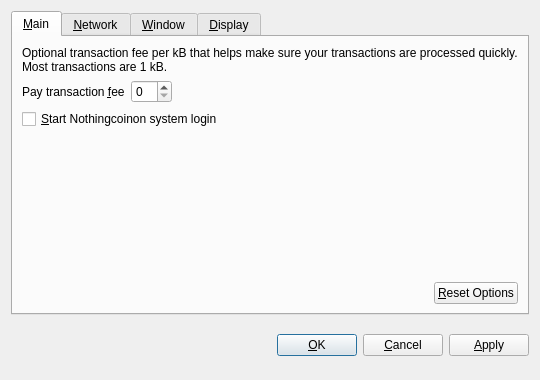
<?xml version="1.0" encoding="UTF-8"?>
<ui version="4.0">
 <class>OptionsDialog</class>
 <widget class="QDialog" name="OptionsDialog">
  <property name="geometry">
   <rect>
    <x>0</x>
    <y>0</y>
    <width>540</width>
    <height>380</height>
   </rect>
  </property>
  <property name="windowTitle">
   <string>Options</string>
  </property>
  <property name="modal">
   <bool>true</bool>
  </property>
  <layout class="QVBoxLayout" name="verticalLayout">
   <item>
    <widget class="QTabWidget" name="tabWidget">
     <property name="tabPosition">
      <enum>QTabWidget::North</enum>
     </property>
     <property name="currentIndex">
      <number>0</number>
     </property>
     <widget class="QWidget" name="tabMain">
      <attribute name="title">
       <string>&amp;Main</string>
      </attribute>
      <layout class="QVBoxLayout" name="verticalLayout_Main">
       <item>
        <widget class="QLabel" name="transactionFeeInfoLabel">
         <property name="text">
          <string>Optional transaction fee per kB that helps make sure your transactions are processed quickly. Most transactions are 1 kB.</string>
         </property>
         <property name="textFormat">
          <enum>Qt::PlainText</enum>
         </property>
         <property name="wordWrap">
          <bool>true</bool>
         </property>
        </widget>
       </item>
       <item>
        <layout class="QHBoxLayout" name="horizontalLayout_1_Main">
         <item>
          <widget class="QLabel" name="transactionFeeLabel">
           <property name="text">
            <string>Pay transaction &amp;fee</string>
           </property>
           <property name="textFormat">
            <enum>Qt::PlainText</enum>
           </property>
           <property name="buddy">
            <cstring>transactionFee</cstring>
           </property>
          </widget>
         </item>
         <item>
          <widget class="BitcoinAmountField" name="transactionFee"/>
         </item>
         <item>
          <spacer name="horizontalSpacer_1_Main">
           <property name="orientation">
            <enum>Qt::Horizontal</enum>
           </property>
           <property name="sizeHint" stdset="0">
            <size>
             <width>40</width>
             <height>20</height>
            </size>
           </property>
          </spacer>
         </item>
        </layout>
       </item>
       <item>
        <widget class="QCheckBox" name="bitcoinAtStartup">
         <property name="toolTip">
          <string>Automatically start Nothingcoinafter logging in to the system.</string>
         </property>
         <property name="text">
          <string>&amp;Start Nothingcoinon system login</string>
         </property>
        </widget>
       </item>
       <item>
        <spacer name="verticalSpacer_Main">
         <property name="orientation">
          <enum>Qt::Vertical</enum>
         </property>
         <property name="sizeHint" stdset="0">
          <size>
           <width>20</width>
           <height>40</height>
          </size>
         </property>
        </spacer>
       </item>
       <item>
        <layout class="QHBoxLayout" name="horizontalLayout_2_Main">
         <item>
          <spacer name="horizontalSpacer_2_Main">
           <property name="orientation">
            <enum>Qt::Horizontal</enum>
           </property>
           <property name="sizeHint" stdset="0">
            <size>
             <width>40</width>
             <height>20</height>
            </size>
           </property>
          </spacer>
         </item>
         <item>
          <widget class="QPushButton" name="resetButton">
           <property name="toolTip">
            <string>Reset all client options to default.</string>
           </property>
           <property name="text">
            <string>&amp;Reset Options</string>
           </property>
           <property name="autoDefault">
            <bool>false</bool>
           </property>
          </widget>
         </item>
        </layout>
       </item>
      </layout>
     </widget>
     <widget class="QWidget" name="tabNetwork">
      <attribute name="title">
       <string>&amp;Network</string>
      </attribute>
      <layout class="QVBoxLayout" name="verticalLayout_Network">
       <item>
        <widget class="QCheckBox" name="mapPortUpnp">
         <property name="toolTip">
          <string>Automatically open the Bitcoin client port on the router. This only works when your router supports UPnP and it is enabled.</string>
         </property>
         <property name="text">
          <string>Map port using &amp;UPnP</string>
         </property>
        </widget>
       </item>
       <item>
        <widget class="QCheckBox" name="connectSocks">
         <property name="toolTip">
          <string>Connect to the Bitcoin network through a SOCKS proxy (e.g. when connecting through Tor).</string>
         </property>
         <property name="text">
          <string>&amp;Connect through SOCKS proxy:</string>
         </property>
        </widget>
       </item>
       <item>
        <layout class="QHBoxLayout" name="horizontalLayout_Network">
         <item>
          <widget class="QLabel" name="proxyIpLabel">
           <property name="text">
            <string>Proxy &amp;IP:</string>
           </property>
           <property name="textFormat">
            <enum>Qt::PlainText</enum>
           </property>
           <property name="buddy">
            <cstring>proxyIp</cstring>
           </property>
          </widget>
         </item>
         <item>
          <widget class="QValidatedLineEdit" name="proxyIp">
           <property name="maximumSize">
            <size>
             <width>140</width>
             <height>16777215</height>
            </size>
           </property>
           <property name="toolTip">
            <string>IP address of the proxy (e.g. 127.0.0.1)</string>
           </property>
          </widget>
         </item>
         <item>
          <widget class="QLabel" name="proxyPortLabel">
           <property name="text">
            <string>&amp;Port:</string>
           </property>
           <property name="textFormat">
            <enum>Qt::PlainText</enum>
           </property>
           <property name="buddy">
            <cstring>proxyPort</cstring>
           </property>
          </widget>
         </item>
         <item>
          <widget class="QLineEdit" name="proxyPort">
           <property name="maximumSize">
            <size>
             <width>55</width>
             <height>16777215</height>
            </size>
           </property>
           <property name="toolTip">
            <string>Port of the proxy (e.g. 9050)</string>
           </property>
          </widget>
         </item>
         <item>
          <widget class="QLabel" name="socksVersionLabel">
           <property name="text">
            <string>SOCKS &amp;Version:</string>
           </property>
           <property name="textFormat">
            <enum>Qt::PlainText</enum>
           </property>
           <property name="buddy">
            <cstring>socksVersion</cstring>
           </property>
          </widget>
         </item>
         <item>
          <widget class="QValueComboBox" name="socksVersion">
           <property name="toolTip">
            <string>SOCKS version of the proxy (e.g. 5)</string>
           </property>
          </widget>
         </item>
         <item>
          <spacer name="horizontalSpacer_Network">
           <property name="orientation">
            <enum>Qt::Horizontal</enum>
           </property>
           <property name="sizeHint" stdset="0">
            <size>
             <width>40</width>
             <height>20</height>
            </size>
           </property>
          </spacer>
         </item>
        </layout>
       </item>
       <item>
        <spacer name="verticalSpacer_Network">
         <property name="orientation">
          <enum>Qt::Vertical</enum>
         </property>
         <property name="sizeHint" stdset="0">
          <size>
           <width>20</width>
           <height>40</height>
          </size>
         </property>
        </spacer>
       </item>
      </layout>
     </widget>
     <widget class="QWidget" name="tabWindow">
      <attribute name="title">
       <string>&amp;Window</string>
      </attribute>
      <layout class="QVBoxLayout" name="verticalLayout_Window">
       <item>
        <widget class="QCheckBox" name="minimizeToTray">
         <property name="toolTip">
          <string>Show only a tray icon after minimizing the window.</string>
         </property>
         <property name="text">
          <string>&amp;Minimize to the tray instead of the taskbar</string>
         </property>
        </widget>
       </item>
       <item>
        <widget class="QCheckBox" name="minimizeOnClose">
         <property name="toolTip">
          <string>Minimize instead of exit the application when the window is closed. When this option is enabled, the application will be closed only after selecting Quit in the menu.</string>
         </property>
         <property name="text">
          <string>M&amp;inimize on close</string>
         </property>
        </widget>
       </item>
       <item>
        <spacer name="verticalSpacer_Window">
         <property name="orientation">
          <enum>Qt::Vertical</enum>
         </property>
         <property name="sizeHint" stdset="0">
          <size>
           <width>20</width>
           <height>40</height>
          </size>
         </property>
        </spacer>
       </item>
      </layout>
     </widget>
     <widget class="QWidget" name="tabDisplay">
      <attribute name="title">
       <string>&amp;Display</string>
      </attribute>
      <layout class="QVBoxLayout" name="verticalLayout_Display">
       <item>
        <layout class="QHBoxLayout" name="horizontalLayout_1_Display">
         <item>
          <widget class="QLabel" name="langLabel">
           <property name="text">
            <string>User Interface &amp;language:</string>
           </property>
           <property name="textFormat">
            <enum>Qt::PlainText</enum>
           </property>
           <property name="buddy">
            <cstring>lang</cstring>
           </property>
          </widget>
         </item>
         <item>
          <widget class="QValueComboBox" name="lang">
           <property name="toolTip">
            <string>The user interface language can be set here. This setting will take effect after restarting Bitcoin.</string>
           </property>
          </widget>
         </item>
        </layout>
       </item>
       <item>
        <layout class="QHBoxLayout" name="horizontalLayout_2_Display">
         <item>
          <widget class="QLabel" name="unitLabel">
           <property name="text">
            <string>&amp;Unit to show amounts in:</string>
           </property>
           <property name="textFormat">
            <enum>Qt::PlainText</enum>
           </property>
           <property name="buddy">
            <cstring>unit</cstring>
           </property>
          </widget>
         </item>
         <item>
          <widget class="QValueComboBox" name="unit">
           <property name="toolTip">
            <string>Choose the default subdivision unit to show in the interface and when sending coins.</string>
           </property>
          </widget>
         </item>
        </layout>
       </item>
       <item>
        <widget class="QCheckBox" name="displayAddresses">
         <property name="toolTip">
          <string>Whether to show Bitcoin addresses in the transaction list or not.</string>
         </property>
         <property name="text">
          <string>&amp;Display addresses in transaction list</string>
         </property>
        </widget>
       </item>
       <item>
        <spacer name="verticalSpacer_Display">
         <property name="orientation">
          <enum>Qt::Vertical</enum>
         </property>
         <property name="sizeHint" stdset="0">
          <size>
           <width>20</width>
           <height>40</height>
          </size>
         </property>
        </spacer>
       </item>
      </layout>
     </widget>
    </widget>
   </item>
   <item>
    <layout class="QHBoxLayout" name="horizontalLayout_Buttons">
     <item>
      <spacer name="horizontalSpacer_1">
       <property name="orientation">
        <enum>Qt::Horizontal</enum>
       </property>
       <property name="sizeHint" stdset="0">
        <size>
         <width>40</width>
         <height>48</height>
        </size>
       </property>
      </spacer>
     </item>
     <item>
      <widget class="QLabel" name="statusLabel">
       <property name="font">
        <font>
         <weight>75</weight>
         <bold>true</bold>
        </font>
       </property>
       <property name="text">
        <string/>
       </property>
       <property name="textFormat">
        <enum>Qt::PlainText</enum>
       </property>
       <property name="wordWrap">
        <bool>true</bool>
       </property>
      </widget>
     </item>
     <item>
      <spacer name="horizontalSpacer_2">
       <property name="orientation">
        <enum>Qt::Horizontal</enum>
       </property>
       <property name="sizeHint" stdset="0">
        <size>
         <width>40</width>
         <height>48</height>
        </size>
       </property>
      </spacer>
     </item>
     <item>
      <widget class="QPushButton" name="okButton">
       <property name="text">
        <string>&amp;OK</string>
       </property>
      </widget>
     </item>
     <item>
      <widget class="QPushButton" name="cancelButton">
       <property name="text">
        <string>&amp;Cancel</string>
       </property>
       <property name="autoDefault">
        <bool>false</bool>
       </property>
      </widget>
     </item>
     <item>
      <widget class="QPushButton" name="applyButton">
       <property name="text">
        <string>&amp;Apply</string>
       </property>
       <property name="autoDefault">
        <bool>false</bool>
       </property>
      </widget>
     </item>
    </layout>
   </item>
  </layout>
 </widget>
 <customwidgets>
  <customwidget>
   <class>BitcoinAmountField</class>
   <extends>QSpinBox</extends>
   <header>bitcoinamountfield.h</header>
  </customwidget>
  <customwidget>
   <class>QValueComboBox</class>
   <extends>QComboBox</extends>
   <header>qvaluecombobox.h</header>
  </customwidget>
  <customwidget>
   <class>QValidatedLineEdit</class>
   <extends>QLineEdit</extends>
   <header>qvalidatedlineedit.h</header>
  </customwidget>
 </customwidgets>
 <resources/>
 <connections/>
</ui>
